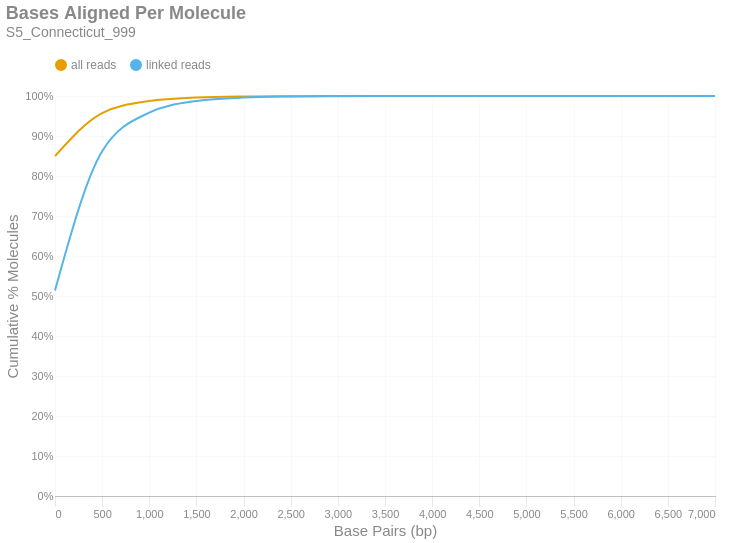

Notebook cell for this chart:
### Markdown cell above
### Bases Aligned Per Molecule
This is a cumulative frequency distribution showing the number of base pairs aligned per unique molecule. These data are shown in 500 bp bins. There are two distributions: one with `all reads` (yellow) and another with only `linked reads` (blue). The percent of molecules in the `linked reads` distribution is relative to the total number of linked molecules.

### Code cell
if SKIPLR:
    print_html(f"Skipped")
else:
    binned_df = consolidated_hist(valids['aligned_bp'], mask, 500, True)
    with SafeRender(binned_df):
        (
            density_plot(binned_df, 'Bases Aligned Per Molecule', samplename, 'basesper')
            .encode(
                x=alt.X('bin:Q', title="Base Pairs (bp)").axis(tickMinStep=500).scale(padding=0),
                y=alt.Y('value:Q', title='Cumulative % Molecules')
                    .axis(format='%')
                    .scale(domain = [0,1])
                    .stack(False),
                color=alt.Color("key:N").scale(domain = ["all reads", "linked reads"]),
                tooltip = [
                    alt.Tooltip("key:N", title = "Data Type"),
                    alt.Tooltip("range_label:N", title="Bases Aligned Per Molecule"),
                    alt.Tooltip("value:Q", format = ".2%", title="% Molecules (Cum.)")
                ]
            )
        ).display()

### Figure 1 — Vega-Lite specification as saved in the notebook (floating-point values rounded to 4 significant figures)
{"width": "container", "height": 400, "config": {"title": {"anchor": "start", "dy": -15, "fontSize": 18, "color": "#888888", "subtitleColor": "#888888", "subtitleFontSize": 14}, "arc": {"fill": "#0072B2"}, "axis": {"domainColor": "#888888", "domainWidth": 0.5, "gridWidth": 0.2, "grid": false, "titleFontWeight": 400, "titleFontSize": 15, "labelFontSize": 11, "labelColor": "#888888", "tickColor": "#888888", "tickWidth": 0.2, "titleColor": "#888888"}, "axisBand": {"grid": false}, "axisX": {"grid": true, "tickSize": 10, "domainCap": "round"}, "axisY": {"domain": false, "grid": true, "tickSize": 0, "domainCap": "round"}, "background": "transparent", "header": {"labelFontSize": 15, "labelColor": "#888888", "titleFontSize": 15, "titleFontWeight": 600, "titleColor": "#888888"}, "legend": {"labelFont": "sans-serif", "labelFontSize": 12, "labelColor": "#888888", "symbolSize": 100, "symbolType": "circle", "titleFontSize": 12, "titlePadding": 10, "titleColor": "#888888", "title": null, "orient": "top"}, "range": {"category": ["#E69F00", "#56B4E9", "#009E73", "#F0E442", "#0072B2", "#D55E00", "#CC79A7", "#000000"], "diverging": ["#cfe8f3", "#a2d4ec", "#73bfe2", "#46abdb", "#1696d2", "#12719e"]}, "area": {"fill": "#0072B2", "fillOpacity": 0.7, "line": true, "strokeOpacity": 0.7}, "line": {"color": "#0072B2", "stroke": "#0072B2", "strokeWidth": 2}, "trail": {"color": "#0072B2", "stroke": "#0072B2", "strokeWidth": 0, "size": 1}, "point": {"filled": true, "fillOpacity": 1.0, "size": 95}, "text": {"color": "#888888", "fontSize": 11, "align": "right", "fontWeight": 400, "size": 11}, "bar": {"fill": "#0072B2", "stroke": null}, "view": {"stroke": null, "continuousWidth": 660, "continuousHeight": 400}}, "data": {"name": "data-9a7b6a12701b80edbb65b73f2dd09112"}, "mark": {"type": "line", "interpolate": "monotone", "point": {"opacity": 0, "size": 275}}, "encoding": {"color": {"field": "key", "scale": {"domain": ["all reads", "linked reads"]}, "type": "nominal"}, "tooltip": [{"field": "key", "title": "Data Type", "type": "nominal"}, {"field": "range_label", "title": "Bases Aligned Per Molecule", "type": "nominal"}, {"field": "value", "format": ".2%", "title": "% Molecules (Cum.)", "type": "quantitative"}], "x": {"axis": {"tickMinStep": 500}, "field": "bin", "scale": {"padding": 0}, "title": "Base Pairs (bp)", "type": "quantitative"}, "y": {"axis": {"format": "%"}, "field": "value", "scale": {"domain": [0, 1]}, "stack": false, "title": "Cumulative % Molecules", "type": "quantitative"}}, "params": [{"name": "param_c36ac31b6afebe62", "select": {"type": "point", "fields": ["key"]}, "bind": "legend"}], "title": {"text": "Bases Aligned Per Molecule", "subtitle": "S5_Connecticut_999"}, "transform": [{"fold": ["all reads (cumsum)", "linked reads (cumsum)"]}, {"calculate": "replace(datum.key, ' (cumsum)', '')", "as": "key"}, {"filter": {"param": "param_c36ac31b6afebe62"}}], "usermeta": {"embedOptions": {"downloadFileName": "S5_Connecticut_999.basesper"}}, "$schema": "https://vega.github.io/schema/vega-lite/v6.1.0.json", "datasets": {"data-9a7b6a12701b80edbb65b73f2dd09112": [{"bin": "0.0", "interval": "0.0-500.0", "all reads": 0.8498, "linked reads": 0.5139, "all reads (cumsum)": 0.8498, "linked reads (cumsum)": 0.5139, "range_label": "0-499"}, {"bin": "500.0", "interval": "500.0-1000.0", "all reads": 0.1076, "linked reads": 0.348, "all reads (cumsum)": 0.9574, "linked reads (cumsum)": 0.8619, "range_label": "500-999"}, {"bin": "1000.0", "interval": "1000.0-1500.0", "all reads": 0.0298, "linked reads": 0.09672, "all reads (cumsum)": 0.9872, "linked reads (cumsum)": 0.9586, "range_label": "1000-1499"}, {"bin": "1500.0", "interval": "1500.0-2000.0", "all reads": 0.008881, "linked reads": 0.02883, "all reads (cumsum)": 0.9961, "linked reads (cumsum)": 0.9874, "range_label": "1500-1999"}, {"bin": "2000.0", "interval": "2000.0-2500.0", "all reads": 0.002711, "linked reads": 0.008801, "all reads (cumsum)": 0.9988, "linked reads (cumsum)": 0.9962, "range_label": "2000-2499"}, {"bin": "2500.0", "interval": "2500.0-3000.0", "all reads": 0.0007759, "linked reads": 0.002518, "all reads (cumsum)": 0.9996, "linked reads (cumsum)": 0.9988, "range_label": "2500-2999"}, {"bin": "3000.0", "interval": "3000.0-3500.0", "all reads": 0.0002457, "linked reads": 0.0007975, "all reads (cumsum)": 0.9999, "linked reads (cumsum)": 0.9996, "range_label": "3000-3499"}, {"bin": "3500.0", "interval": "3500.0-4000.0", "all reads": 8.742e-05, "linked reads": 0.0002838, "all reads (cumsum)": 1.0, "linked reads (cumsum)": 0.9998, "range_label": "3500-3999"}, {"bin": "4000.0", "interval": "4000.0-4500.0", "all reads": 3.331e-05, "linked reads": 0.0001081, "all reads (cumsum)": 1.0, "linked reads (cumsum)": 0.9999, "range_label": "4000-4499"}, {"bin": "4500.0", "interval": "4500.0-5000.0", "all reads": 9.54e-06, "linked reads": 3.097e-05, "all reads (cumsum)": 1.0, "linked reads (cumsum)": 1.0, "range_label": "4500-4999"}, {"bin": "5000.0", "interval": "5000.0-5500.0", "all reads": 4.223e-06, "linked reads": 1.371e-05, "all reads (cumsum)": 1.0, "linked reads (cumsum)": 1.0, "range_label": "5000-5499"}, {"bin": "5500.0", "interval": "5500.0-6000.0", "all reads": 1.095e-06, "linked reads": 3.554e-06, "all reads (cumsum)": 1.0, "linked reads (cumsum)": 1.0, "range_label": "5500-5999"}, {"bin": "6000.0", "interval": "6000.0-6500.0", "all reads": 7.82e-07, "linked reads": 2.538e-06, "all reads (cumsum)": 1.0, "linked reads (cumsum)": 1.0, "range_label": "6000-6499"}, {"bin": "6500.0", "interval": "6500.0-7000.0", "all reads": 1.564e-07, "linked reads": 5.076e-07, "all reads (cumsum)": 1.0, "linked reads (cumsum)": 1.0, "range_label": "6500-6999"}, {"bin": "7000.0", "interval": "7000.0-7500.0", "all reads": 4.692e-07, "linked reads": 1.523e-06, "all reads (cumsum)": 1.0, "linked reads (cumsum)": 1.0, "range_label": "7000-7499"}]}}
